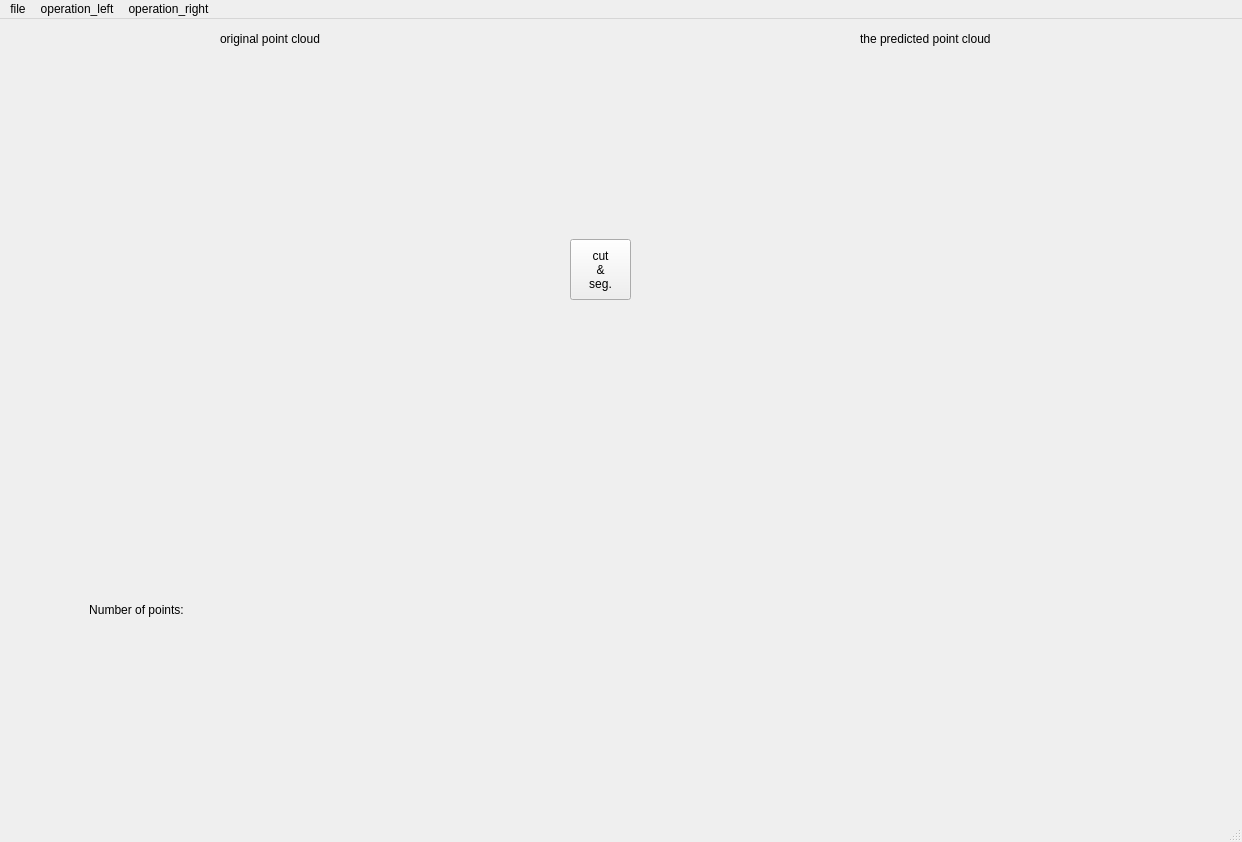
<?xml version="1.0" encoding="UTF-8"?>
<ui version="4.0">
 <class>MainWindow</class>
 <widget class="QMainWindow" name="MainWindow">
  <property name="geometry">
   <rect>
    <x>0</x>
    <y>0</y>
    <width>1242</width>
    <height>842</height>
   </rect>
  </property>
  <property name="windowTitle">
   <string>MainWindow</string>
  </property>
  <widget class="QWidget" name="centralwidget">
   <widget class="QWidget" name="formLayoutWidget">
    <property name="geometry">
     <rect>
      <x>20</x>
      <y>40</y>
      <width>531</width>
      <height>471</height>
     </rect>
    </property>
    <layout class="QFormLayout" name="formLayout_1"/>
   </widget>
   <widget class="QWidget" name="formLayoutWidget_2">
    <property name="geometry">
     <rect>
      <x>650</x>
      <y>40</y>
      <width>571</width>
      <height>471</height>
     </rect>
    </property>
    <layout class="QFormLayout" name="formLayout_2"/>
   </widget>
   <widget class="QLabel" name="label">
    <property name="geometry">
     <rect>
      <x>220</x>
      <y>10</y>
      <width>121</width>
      <height>20</height>
     </rect>
    </property>
    <property name="text">
     <string>original point cloud</string>
    </property>
   </widget>
   <widget class="QLabel" name="label_2">
    <property name="geometry">
     <rect>
      <x>860</x>
      <y>10</y>
      <width>161</width>
      <height>20</height>
     </rect>
    </property>
    <property name="text">
     <string>the predicted point cloud</string>
    </property>
   </widget>
   <widget class="QWidget" name="horizontalLayoutWidget">
    <property name="geometry">
     <rect>
      <x>0</x>
      <y>550</y>
      <width>551</width>
      <height>81</height>
     </rect>
    </property>
    <layout class="QHBoxLayout" name="horizontalLayout">
     <item>
      <widget class="QLabel" name="label_4">
       <property name="text">
        <string>Number of points:</string>
       </property>
       <property name="alignment">
        <set>Qt::AlignCenter</set>
       </property>
      </widget>
     </item>
     <item>
      <widget class="QLabel" name="label_3">
       <property name="text">
        <string/>
       </property>
       <property name="alignment">
        <set>Qt::AlignCenter</set>
       </property>
      </widget>
     </item>
    </layout>
   </widget>
   <widget class="QWidget" name="gridLayoutWidget">
    <property name="geometry">
     <rect>
      <x>640</x>
      <y>550</y>
      <width>581</width>
      <height>211</height>
     </rect>
    </property>
    <layout class="QGridLayout" name="gridLayout">
     <item row="1" column="0">
      <widget class="QLabel" name="label_5">
       <property name="text">
        <string/>
       </property>
      </widget>
     </item>
     <item row="5" column="0">
      <widget class="QLabel" name="label_10">
       <property name="text">
        <string/>
       </property>
      </widget>
     </item>
     <item row="3" column="0">
      <widget class="QLabel" name="label_8">
       <property name="text">
        <string/>
       </property>
      </widget>
     </item>
     <item row="4" column="1">
      <widget class="QLabel" name="label_15">
       <property name="text">
        <string/>
       </property>
      </widget>
     </item>
     <item row="2" column="1">
      <widget class="QLabel" name="label_13">
       <property name="text">
        <string/>
       </property>
      </widget>
     </item>
     <item row="2" column="0">
      <widget class="QLabel" name="label_7">
       <property name="text">
        <string/>
       </property>
      </widget>
     </item>
     <item row="4" column="0">
      <widget class="QLabel" name="label_9">
       <property name="text">
        <string/>
       </property>
      </widget>
     </item>
     <item row="0" column="1">
      <widget class="QLabel" name="label_11">
       <property name="text">
        <string/>
       </property>
      </widget>
     </item>
     <item row="1" column="1">
      <widget class="QLabel" name="label_12">
       <property name="text">
        <string/>
       </property>
      </widget>
     </item>
     <item row="3" column="1">
      <widget class="QLabel" name="label_14">
       <property name="text">
        <string/>
       </property>
      </widget>
     </item>
     <item row="0" column="0">
      <widget class="QLabel" name="label_6">
       <property name="text">
        <string/>
       </property>
      </widget>
     </item>
     <item row="5" column="1">
      <widget class="QLabel" name="label_16">
       <property name="text">
        <string/>
       </property>
      </widget>
     </item>
    </layout>
   </widget>
   <widget class="QPushButton" name="pushButton">
    <property name="geometry">
     <rect>
      <x>570</x>
      <y>220</y>
      <width>61</width>
      <height>61</height>
     </rect>
    </property>
    <property name="text">
     <string>cut
&amp;&amp;
seg.</string>
    </property>
   </widget>
  </widget>
  <widget class="QMenuBar" name="menubar">
   <property name="geometry">
    <rect>
     <x>0</x>
     <y>0</y>
     <width>1242</width>
     <height>20</height>
    </rect>
   </property>
   <widget class="QMenu" name="menufile">
    <property name="title">
     <string>file</string>
    </property>
    <addaction name="action_load"/>
    <addaction name="actionsave"/>
   </widget>
   <widget class="QMenu" name="menuoperation">
    <property name="title">
     <string>operation_left</string>
    </property>
    <addaction name="action_display_original_pc"/>
    <addaction name="action_display_cuboid_pc"/>
   </widget>
   <widget class="QMenu" name="menuoperation_right">
    <property name="title">
     <string>operation_right</string>
    </property>
    <addaction name="action_cubiod_prediction"/>
    <addaction name="action_bolts_position"/>
    <addaction name="action_motor_orientation"/>
   </widget>
   <addaction name="menufile"/>
   <addaction name="menuoperation"/>
   <addaction name="menuoperation_right"/>
  </widget>
  <widget class="QStatusBar" name="statusbar"/>
  <action name="action_load">
   <property name="text">
    <string>load</string>
   </property>
  </action>
  <action name="actiondisplay_cuboid_result">
   <property name="text">
    <string>display cuboid pc</string>
   </property>
  </action>
  <action name="action_display_original_pc">
   <property name="text">
    <string>display original pc</string>
   </property>
  </action>
  <action name="actionpredict">
   <property name="text">
    <string>predict</string>
   </property>
   <property name="statusTip">
    <string>start  to calculate</string>
   </property>
  </action>
  <action name="actionhh">
   <property name="text">
    <string>hh</string>
   </property>
  </action>
  <action name="actiontrans_robot_coordinates">
   <property name="text">
    <string>trans_robot_coordinates</string>
   </property>
  </action>
  <action name="actionfilter_bolts">
   <property name="text">
    <string>filter_bolts</string>
   </property>
  </action>
  <action name="actionestimate_Rx_Ry_Rz">
   <property name="text">
    <string>estimate_Rx_Ry_Rz</string>
   </property>
  </action>
  <action name="action_display_cuboid_pc">
   <property name="text">
    <string>display cuboid pc</string>
   </property>
  </action>
  <action name="action_cubiod_prediction">
   <property name="text">
    <string>cubiod_prediction</string>
   </property>
   <property name="statusTip">
    <string>start to calculate</string>
   </property>
  </action>
  <action name="action_bolts_position">
   <property name="text">
    <string>bolts_position</string>
   </property>
  </action>
  <action name="action_motor_orientation">
   <property name="text">
    <string>motor_orientation</string>
   </property>
  </action>
  <action name="action_to_robote_coordinates">
   <property name="text">
    <string>to_robot_coordinates</string>
   </property>
  </action>
  <action name="actionsave">
   <property name="text">
    <string>save</string>
   </property>
  </action>
 </widget>
 <resources/>
 <connections/>
</ui>
